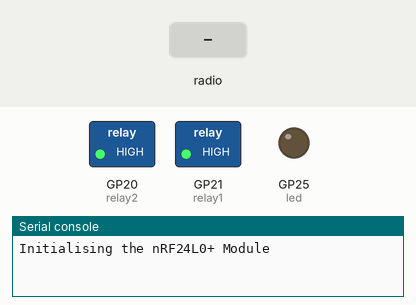
Simulated run of this program. Board: Raspberry Pi Pico running MicroPython. On the bench: switched loads named in the program (green lamp = pin HIGH), output pins drawn as LEDs (lit = HIGH), the last lines printed to the serial console. The test bench sets the inputs (shaded band). Pins used as bus, display or sensor lines are not drawn.

Above: at 1.8 s.
1.9 s: radio message "7" arrives
At 2.7 s:
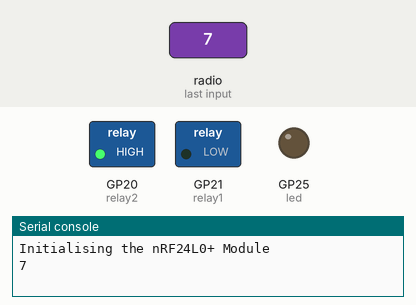
4.4 s: radio message "8" arrives
At 4.9 s:
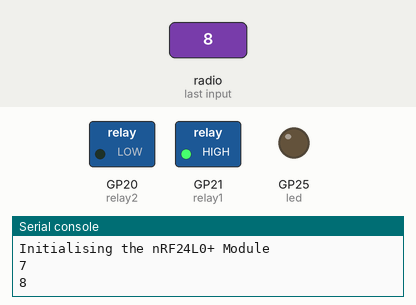
6.9 s: radio message "d" arrives
At 7.6 s:
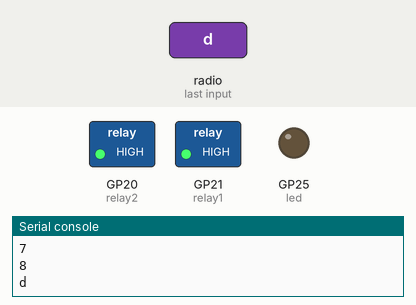
Timing chart, 0 to 9.9 s (numbered marks = the images above; inputs shaded):
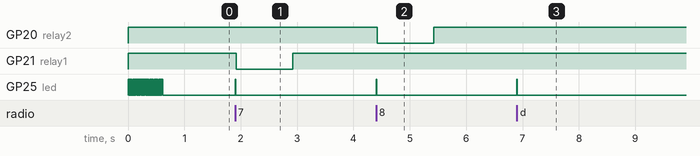

Measured:
- after the input at 1.9 s, GP21 (relay1): HIGH → LOW at once, → HIGH 1.0 s later; GP25 (led): LOW → HIGH at once, → LOW 0.01 s later
- after the input at 4.4 s, GP20 (relay2): HIGH → LOW at once, → HIGH 1.0 s later; GP25 (led): LOW → HIGH at once, → LOW 0.01 s later
- after the input at 6.9 s, GP25 (led): LOW → HIGH at once, → LOW 0.01 s later

The program:

mains2.py
```python
# demo.py
# Kevin McAleer
# test the nRF24L01 modules to send and receive data
# Watch this video for more information about that library https://www.youtube.com/watch?v=aP8rSN-1eT0
# ####### S1 controller
from nrf24l01 import NRF24L01
from machine import SPI, Pin
from time import sleep
import struct

csn = Pin(14, mode=Pin.OUT, value=1) # Chip Select Not
ce = Pin(17, mode=Pin.OUT, value=0)  # Chip Enable
led = Pin(25, Pin.OUT)               # Onboard LED
payload_size = 32

relay1 = Pin(21,Pin.OUT, value=1)
relay2 = Pin(20, Pin.OUT, value=1)

# Define the channel or 'pipes' the radios use.
# switch round the pipes depending if this is a sender or receiver pico


#role = "receive"

send_pipe =    b"\xd2\xf0\xf0\xf0\xf0"
receive_pipe = b"\x87\xf0\xf0\xf0\xf0"

def setup():
    print("Initialising the nRF24L0+ Module")
    nrf = NRF24L01(SPI(0), csn, ce, payload_size=payload_size)
    nrf.open_tx_pipe(send_pipe)
    nrf.open_rx_pipe(1, receive_pipe)
    nrf.start_listening()
    return nrf

def flash_led(times:int=None):
    ''' Flashed the built in LED the number of times defined in the times parameter '''
    for _ in range(times):
        led.value(1)
        sleep(0.01)
        led.value(0)
        sleep(0.01)


# main code loop
flash_led(30)
nrf = setup()
nrf.start_listening()

flash_led(1)

while True:

    # Check for Messages
    if nrf.any():
        package = nrf.recv()
        message = struct.unpack("s",package)
        msg = message[0].decode()


        flash_led(1)
        print(msg)
        # Check for the new line characte
        if msg == "0":
            relay1.value(1)
            relay2.value(1)
        if msg == "7":  #22 for pull right
            relay2.value(1)
            relay1.value(0)
            sleep(1)
            relay1.value(1)
        if msg == "8":  #33 for pull left
            relay1.value(1)
            relay2.value(0)
            sleep(1)
            relay2.value(1)
        if msg == "d":
            relay1.value(1)
            relay2.value(1)
```
